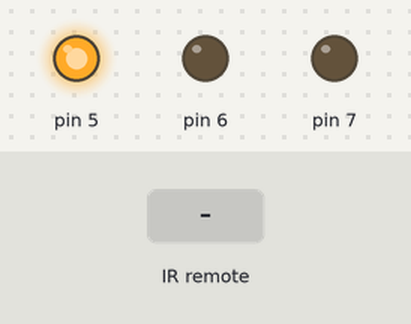
The sketch below on a simulated Arduino Uno, built with avr-gcc and run on an emulated ATmega328P. On the bench: output pins drawn as LEDs (lit = HIGH). Inputs (shaded band) come from the test bench.

Above: at 1.2 s.
1.3 s: infrared code 0xFF30CF received
At 1.8 s:
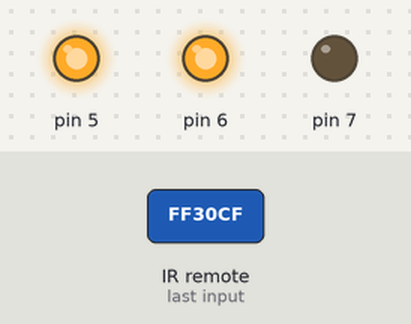
2.8 s: infrared code 0xFF18E7 received
At 4.1 s:
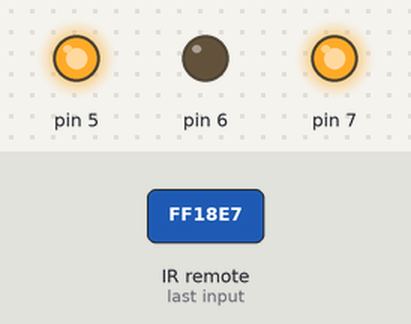
Timing chart, 0 to 5.8 s (numbered marks = the images above; inputs shaded):
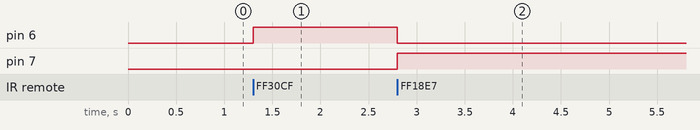

The sketch:

pilot_silnik.ino
```cpp
#include <IRremote.h>
IRrecv irrecv(8);
decode_results signals;
long sygnal = 0;
void setup() {
  Serial.begin(9600);
  irrecv.enableIRIn();
  pinMode(5, OUTPUT);
  digitalWrite(5, HIGH); //Enable1
  pinMode(6, OUTPUT);
  pinMode(7, OUTPUT);
  digitalWrite(6, 0);
  digitalWrite(7, 0);
}
void loop() {
  if (sygnal != 0 || irrecv.decode(&signals)) {
    sygnal = signals.value;
    if (sygnal == 0xFF30CF)
    {
      while (sygnal == 0xFF30CF || sygnal == 0xFFFFFFFF)
      {
        if (irrecv.decode(&signals)) {
          sygnal = signals.value;
          irrecv.resume();
        }
        digitalWrite(6, 1);
        digitalWrite(7, 0);
      }
    }
    else if (sygnal == 0xFF18E7)
    {
      while (sygnal == 0xFF18E7 || sygnal == 0xFFFFFFFF)
      {
        if (irrecv.decode(&signals)) {
          sygnal = signals.value;
          irrecv.resume();
        }
        digitalWrite(6, 0);
        digitalWrite(7, 1);
      }
    }
    else
    {
      digitalWrite(6, 0);
      digitalWrite(7, 0);
      sygnal = 0;
    }
    irrecv.resume();
  }
}
```

Measured:
- after the input at 1.3 s, pin 6: LOW → HIGH at once
- after the input at 2.8 s, pin 6: HIGH → LOW at once; pin 7: LOW → HIGH at once
